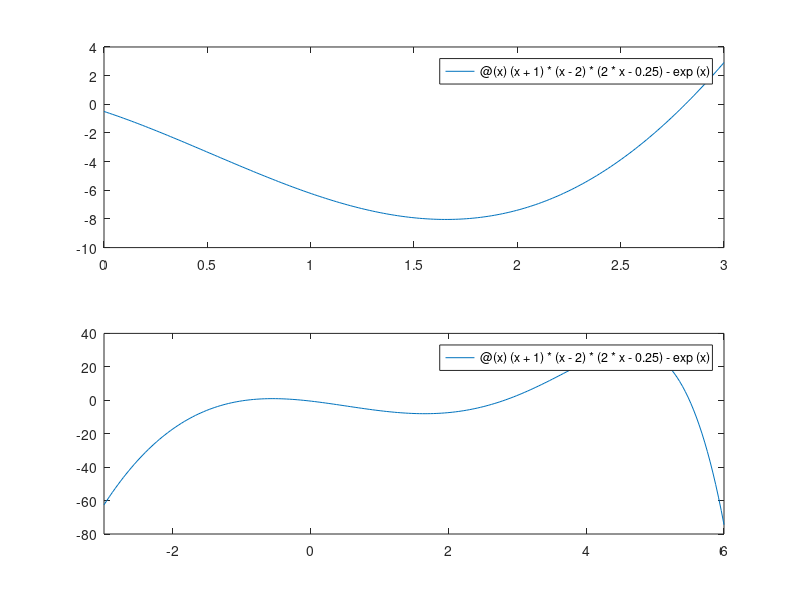

This chart was generated by the following MATLAB code:
%1.)
    x=[1,2,3,4,5,6,7,8,9,10];
    y=[2,5,6,7,8,10,13,15,18,19];
    plot(x,y);

%2.)
    line(x,y,'linestyle',':','color','r','marker', 'o','markeredgecolor','g','markerfacecolor','y','linewidth',2,'markersize',12)
    
%3.)
    x=-2:0.01:4
    plot(x,power(3.5,(0.5.*x)).*cos(6.*x))
    
%4.)
    x=1:0.01:10
    plot(x,power(x,2))
    plot(x,power(x,3))
    plot(x,log10(x))
    plot(x,1./x)
    
%5.)
    x=0:0.01:2*pi
    plot(x,sin(x))
    plot(x,cos(x))
    fplot(@(x)tan(x),[0,2*pi])
    
%6.)
    clf;%clears the figure
    fplot(@(x)power(x+5,2)./(4+3.*power(x,2)),[-3,5])
    title ('fplot() single function');
    
%7.)
    x=-2:0.01:4;
    plot(x,3*x.^3 - 26*x + 10)
    x = linspace(-2,4);
    y = 3.*((x).^3)-26.*x+10;
    yd = diff(y);
    ydd = diff(yd);
    vec_1 = x(1:end-1);
    vec_2 = x(1:end-2);
    plot(x,y,vec_1,yd,vec_2,ydd)
    
%8.)
    x=-2:0.01:4;
    plot(x,3*x.^3 - 26*x + 10)
    x = linspace(-2,4);
    y = 3.*((x).^3)-26.*x+10;
    yd = diff(y);
    ydd = diff(yd);
    vec_1 = x(1:end-1);
    vec_2 = x(1:end-2);
    plot(x,y)
    hold on
    plot(vec_1,yd)
    hold on
    plot(vec_2,ydd)
    hold off
    
%9.)
    x=-2:0.01:4;
    y=3*x.^3-26*x+6;
    yd=9*x.^2-26;
    ydd=18*x;
    plot(x,y,'LineStyle','-','color','b')
    line(x,yd,'LineStyle','-','color','y')
    line(x,ydd,'linestyle','-','color','m')

%10.)
    x=10:0.1:22;
    y=95000./x.^2;
    xd=10:2:22;
    yd=[950 640 460 340 250 180 140];
    plot(x,y,'-','LineWidth',1.0)
    xlabel('DISTANCE (cm)')
    ylabel('INTENSITY (lux)')
    title('Light Intensity as a Function of Distance','FontSize',14)
    axis([8 24 0 1200])
    text(14,600,'Comparison between theory and experiment.','EdgeColor','r','LineWidth',2)
    hold on
    plot(xd,yd,'ro--','linewidth',1.0,'markersize',10)
    legend('Theory','Experiment')
    hold off

%11.)
    x = 1:0.01:10;
    subplot(2, 2, 1);
    plot(x, x.^2)
    subplot(2, 2, 2);
    plot(x, x.^3)
    subplot(2, 2, 3);
    plot(x, log10(x))
    subplot(2, 2, 4);
    plot(x, 1./x)

%12.)
    y = @(x)(x+1)*(x-2)*(2*x-0.25)-exp(x);
    subplot(2,1,1)
    fplot(y,[0 3])
    subplot(2,1,2)
    fplot(y,[-3 6])
